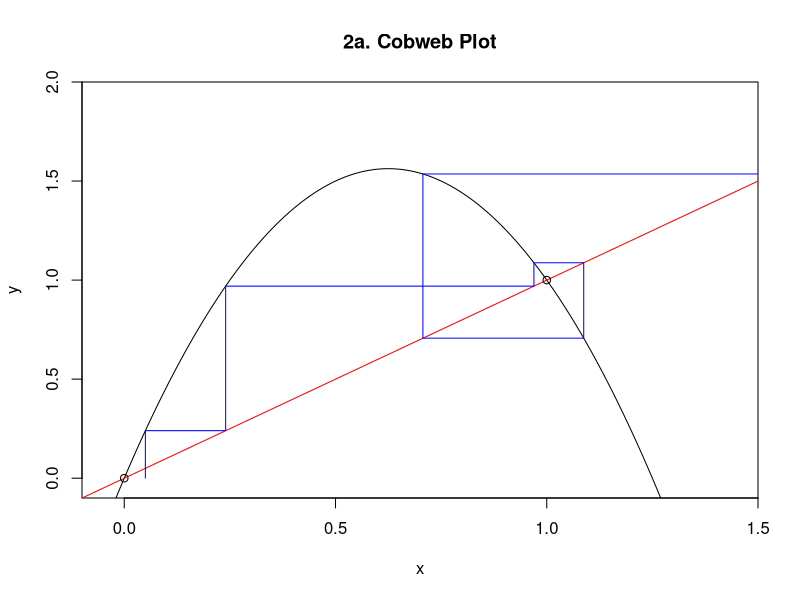
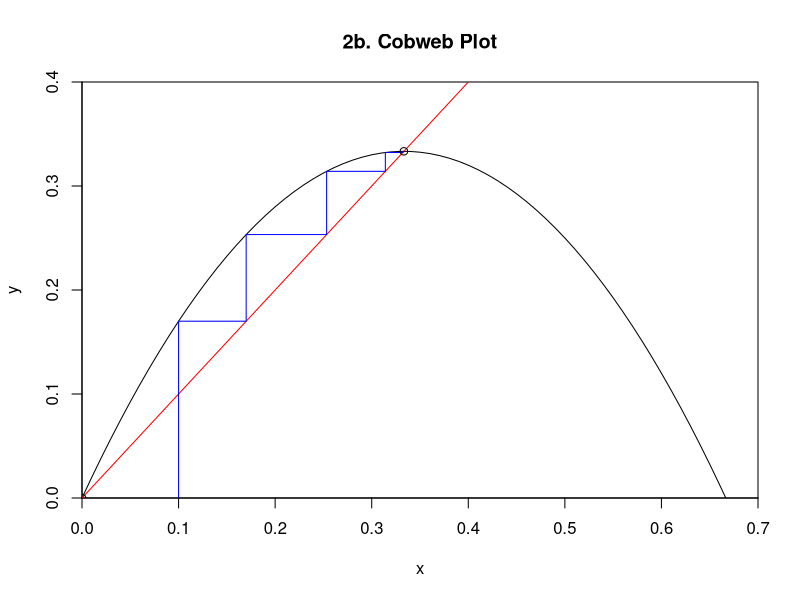
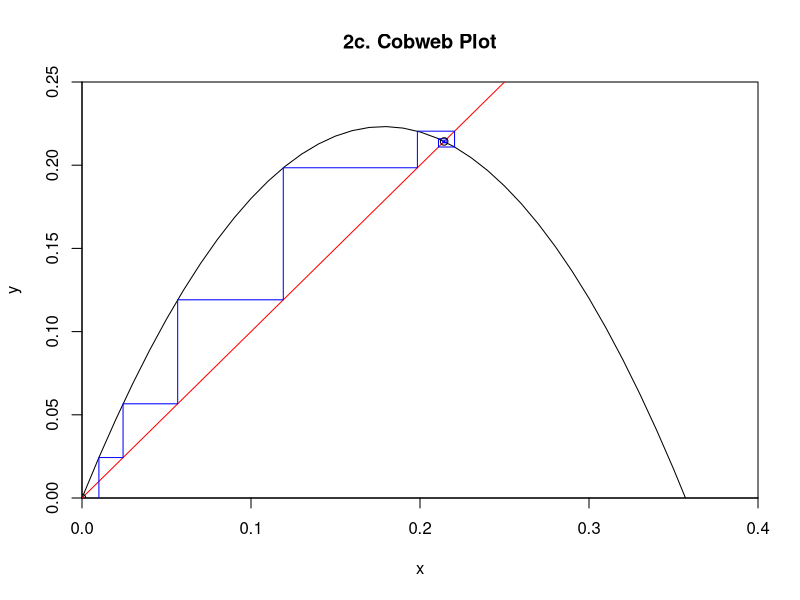
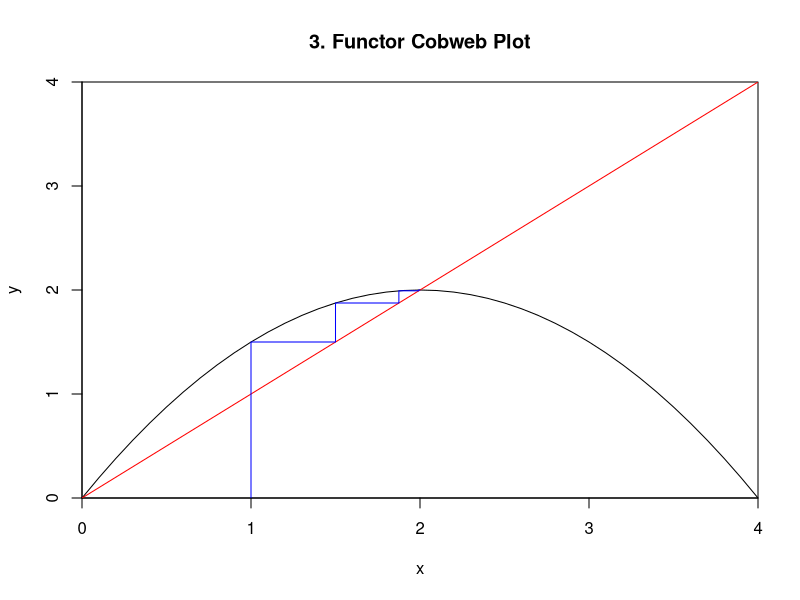
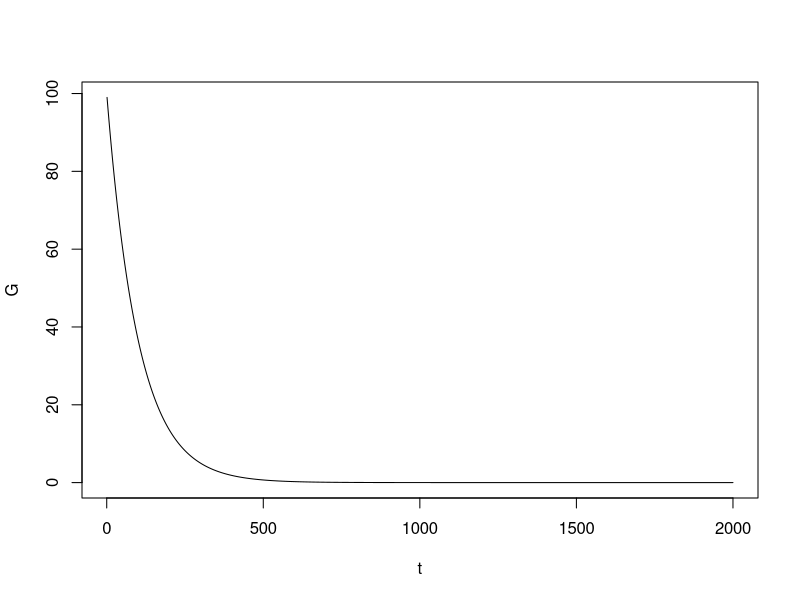
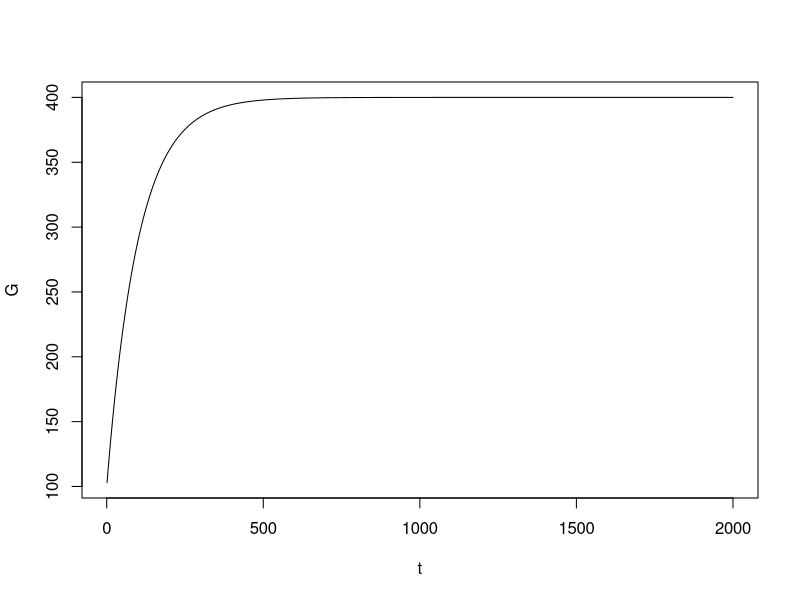

R code for these plots, in order:
#!/usr/bin/env r
# encoding: utf-8
# 
# name: MEGAN LISZEWSKI
# assignment: 3
# date: 10/23/09
# filename: Homework3.r
#############################################################################


#/--#########################################################################
# name: MEGAN LISZEWSKI
# assignment: 3
# date: 10/23/09
# question: 1
# subquestion: a&b
# other files: WORD FILE (no R code for this question)
##########################################################################/--

#/--#########################################################################
# name: MEGAN LISZEWSKI
# assignment: 3
# date: 10/23/09
# question: 2
# subquestion: a
# other files: word file
##########################################################################/--
cobImapFun <- function(x) {
	return (x*(5-4*x))
	}
max_iter <-50
y_vector<-x_vector<-numeric(max_iter*2)
y_vector[1]<-0
x_vector[1]<-0.05
for (ii in 1:50){
	y_vector[2*ii]<-cobImapFun(x_vector[2*ii-1])
	y_vector[2*ii+1]<-y_vector[2*ii]
	x_vector[2*ii]<-x_vector[2*ii-1]
	x_vector[2*ii+1]<-y_vector[2*ii+1]
	}

plot(-10:500/100, cobImapFun(-10:500/ 100), xlab='x',
ylab='y', main='2a. Cobweb Plot', type='l', xlim=c(-.1,1.5),
ylim=c(-.1,2),xaxs='i', yaxs='i')

lines(-2:6, -2:6, col='red')
lines(x_vector,y_vector, col='blue')
points(0,0)
points(1,1)

#/--#########################################################################
# name: MEGAN LISZEWSKI
# assignment: 3
# date: 10/23/09
# question: 2
# subquestion: b
# other files: word file
##########################################################################/--
cobImapFun <- function(x) {
	return (x*(2-3*x))
	}
max_iter <-50
y_vector<-x_vector<-numeric(max_iter*2)
y_vector[1]<-0
x_vector[1]<-.1
for (ii in 1:50){
	y_vector[2*ii]<-cobImapFun(x_vector[2*ii-1])
	y_vector[2*ii+1]<-y_vector[2*ii]
	x_vector[2*ii]<-x_vector[2*ii-1]
	x_vector[2*ii+1]<-y_vector[2*ii+1]
	}

plot(-10:500/100, cobImapFun(-10:500 / 100), xlab='x',
ylab='y', main='2b. Cobweb Plot', type='l', xlim=c(0,.7),
ylim=c(0,.4),xaxs='i', yaxs='i')

lines(0:1, 0:1, col='red')
lines(x_vector,y_vector, col='blue')
points(0,0)
points(1/3,1/3)

#/--#########################################################################
# name: MEGAN LISZEWSKI
# assignment: 3
# date: 10/23/09
# question: 2
# subquestion: c
# other files: word file
##########################################################################/--

cobImapFun <- function(x) {
	return (x*(5/2-7*x))
	}
max_iter <-50
y_vector<-x_vector<-numeric(max_iter*2)
y_vector[1]<-0
x_vector[1]<-.01
for (ii in 1:50){
	y_vector[2*ii]<-cobImapFun(x_vector[2*ii-1])
	y_vector[2*ii+1]<-y_vector[2*ii]
	x_vector[2*ii]<-x_vector[2*ii-1]
	x_vector[2*ii+1]<-y_vector[2*ii+1]
	}

plot(-50:500/100, cobImapFun(-50:500 /100), xlab='x',
ylab='y', main='2c. Cobweb Plot', type='l', xlim=c(0,.4),
ylim=c(0,.25),xaxs='i', yaxs='i')

lines(0:1, 0:1, col='red')
lines(x_vector,y_vector, col='blue')
points(0,0)
points(3/14,3/14)

#/--#########################################################################
# name: MEGAN LISZEWSKI
# assignment: 3
# date: 10/23/09
# question: 3
# subquestion: 
# other files: word file
##########################################################################/--


cobImapFun <- function(F_x) {

max_iter <-50;
y_vector<-x_vector<-numeric(
	max_iter*2);
y_vector[1]<-0;
x_vector[1]<-1;
for (ii in 1:50){
	y_vector[2*ii]<-F_x(
		x_vector[2*ii-1]);
	y_vector[2*ii+1]<-
		y_vector[2*ii];
	x_vector[2*ii]<-
		x_vector[2*ii-1];
	x_vector[2*ii+1]<-
		y_vector[2*ii+1]
	}

plot(-10:50/10, F_x(-10:50/ 10), xlab='x',
ylab='y', main='3. Functor Cobweb Plot', type='l', xlim=c(0,4),
ylim=c(0,4),xaxs='i', yaxs='i')

lines(-2:6, -2:6, col='red')
lines(x_vector,y_vector, col='blue')
#return(x_vector)
}

F_x<-function(x){
	return(2*x-0.5*x**2)
	}
	
cobImapFun(F_x)
#/--#########################################################################
# name: MEGAN LISZEWSKI
# assignment: 3
# date: 10/23/09
# question: 4
# subquestion:a&b 
# other files:WORD FILE (no R code)
##########################################################################/--

#/--#########################################################################
# name: MEGAN LISZEWSKI
# assignment: 3
# date: 10/23/09
# question: 4
# subquestion:c
# other files: word file
##########################################################################/--
Go<-100
k=0.01
t<-1:2000
G<-Go*exp(-k*t)
plot(t,G,type='l')

#/--#########################################################################
# name: MEGAN LISZEWSKI
# assignment: 3
# date: 10/23/09
# question: 4
# subquestion:d
# other files: WORD FILE (no R code)
##########################################################################/--

#/--#########################################################################
# name: MEGAN LISZEWSKI
# assignment: 3
# date: 10/23/09
# question: 5
# subquestion:a&b
# other files: WORD FILE (no R code)
##########################################################################/--

#/--#########################################################################
# name: MEGAN LISZEWSKI
# assignment: 3
# date: 10/23/09
# question: 5
# subquestion:c
# other files: word file
##########################################################################/--

Go<100
k=0.01
a=4
t<-1:2000
G<-a/k+(Go-(a/k))*exp(-k*t)
plot(t,G,type='l')

#/--#########################################################################
# name: MEGAN LISZEWSKI
# assignment: 3
# date: 10/23/09
# question: 5
# subquestion:d
# other files: WORD FILE (no R code)
##########################################################################/--